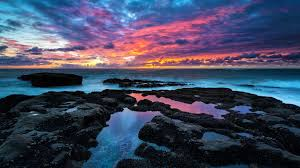
#> input picture test2.jpeg, 300 x 168 px
$ python main.py   (older library calls are emulated)
#> lines starting #> are read from the running program, lines starting #| are printed output that depends on the picture
### utils.py
import cv2
import numpy as np
from scipy.stats import skew
import random as rd

def crop_to_original(image, original_height, original_width):
    """Crop the image back to its original size."""
    return image[:original_height, :original_width]

def pad_to_square(image):
    """Pad the image to make it square."""
    height, width, _ = image.shape
    if height == width:
        return image, height, width  # Already square

    size = max(height, width)
    padded_image = np.zeros((size, size, 3), dtype=image.dtype)
    padded_image[:height, :width] = image
    return padded_image, height, width

def compute_lorenz_parameters(image):
    """
    Compute Lorenz Map initial parameters (x, y, z) for the input color image.
    Parameters are derived from the grayscale version for simplicity.
    """
    # Convert to grayscale
    gray = cv2.cvtColor(image, cv2.COLOR_RGB2GRAY)
    gray = gray / 255.0

    # Mean Gradient Magnitude (x)
    sobel_x = cv2.Sobel(gray, cv2.CV_64F, 1, 0, ksize=3)
    sobel_y = cv2.Sobel(gray, cv2.CV_64F, 0, 1, ksize=3)
    gradient_magnitude = np.sqrt(sobel_x**2 + sobel_y**2)
    x = np.mean(gradient_magnitude)

    # Standard Deviation of Pixel Intensities (y)
    y = np.std(gray)

    # Skewness of Pixel Distribution (z)
    z = skew(gray.flatten())

    # Normalize x, y, z to ensure they are in a consistent range
    x = x / np.max(gradient_magnitude) if np.max(gradient_magnitude) != 0 else x
    y = y / np.max(gray) if np.max(gray) != 0 else y
    z = (z + 10) / 20  # Shift skewness to fit into [0, 1]

    # Calculate the correlation between adjacent pixels
    # Flatten the Sobel images for correlation calculation
    sobel_x_flat = sobel_x.flatten()
    sobel_y_flat = sobel_y.flatten()

    # Compute the Pearson correlation coefficient between the x and y gradients
    correlation = np.corrcoef(sobel_x_flat, sobel_y_flat)[0, 1]

    # Normalize the correlation to be between 0.001 and 0.1 for dt
    dt = (correlation + 1) / 2 * 0.099 + 0.001  # Scale to [0.001, 0.1]

    return x, y, z, dt

def logistic_map(seed, length):
    logistic_sequence = []
    x = seed[0]
    r = rd.uniform(3.57,4)
    for _ in range(length):
        x_new = r * x * (1-x)
        logistic_sequence.append(x_new)
    return logistic_sequence

### ACM_Lorenz.py
import numpy as np

def lorenz_map(seed, length):
    """Generates Lorenz chaotic sequence values for a given seed."""
    sigma, rho, beta = 10.0, 35.0, 8.0 / 3.0
    x, y, z, dt = seed
    dx_sequence, dy_sequence, dz_sequence = [], [], []

    # Define capping limits for dx, dy, dz
    cap_value = 1e50

    for _ in range(length):
        dx = sigma * (y - x) * dt
        dy = (x * (rho - z) - y) * dt
        dz = (x * y - beta * z) * dt

        # Cap the values to prevent extreme growth
        dx = min(dx, cap_value)
        dy = min(dy, cap_value)
        dz = min(dz, cap_value)

        # Update the Lorenz system state
        x += dx
        y += dy
        z += dz

        # Append chaotic values
        dx_sequence.append(abs(round(dx)))
        dy_sequence.append(abs(round(dy)))
        dz_sequence.append(abs(round(dz)))

    return dx_sequence, dy_sequence, dz_sequence

# [32 lines left out: functions arnold_cat_map, inverse_arnold_cat_map, not called in this run]

### main.py
import cv2
import numpy as np
import matplotlib.pyplot as plt
import random as rd
from Crypto.Cipher import AES
from  utils import crop_to_original, pad_to_square, compute_lorenz_parameters, logistic_map
from ACM_Lorenz import lorenz_map, arnold_cat_map, inverse_arnold_cat_map

def aes_encrypt_image(image, key, iv):
    """
    Encrypts an image using AES (CBC mode) while preserving its structure.
    Each channel is encrypted independently.
    """
    h, w, c = image.shape
    cipher = AES.new(key, AES.MODE_CBC, iv)

    # Encrypt each channel independently
    encrypted_channels = []
    for i in range(c):
        # Flatten the channel and pad to a multiple of block size
        flat_channel = image[:, :, i].flatten()
        padding_length = 16 - (len(flat_channel) % 16)
        flat_channel = np.pad(flat_channel, (0, padding_length), mode='constant', constant_values=0)

        # Encrypt the flattened channel
        encrypted_data = cipher.encrypt(flat_channel.tobytes())

        # Convert back to array
        encrypted_channel = np.frombuffer(encrypted_data, dtype=np.uint8)[:h * w]
        encrypted_channels.append(encrypted_channel.reshape(h, w))

    # Stack the channels back
    encrypted_image = np.stack(encrypted_channels, axis=-1)
    return encrypted_image

def aes_decrypt_image(encrypted_image, key, iv):
    """
    Decrypts an AES-encrypted image channel by channel.
    """
    h, w, c = encrypted_image.shape
    cipher = AES.new(key, AES.MODE_CBC, iv)

    # Decrypt each channel independently
    decrypted_channels = []
    for i in range(c):
        # Flatten the encrypted channel
        flat_channel = encrypted_image[:, :, i].flatten()

        # Decrypt the flattened channel
        decrypted_data = cipher.decrypt(flat_channel.tobytes())

        # Remove padding (if any)
        decrypted_channel = np.frombuffer(decrypted_data, dtype=np.uint8)[:h * w]
        decrypted_channels.append(decrypted_channel.reshape(h, w))

    # Stack the channels back
    decrypted_image = np.stack(decrypted_channels, axis=-1)
    return decrypted_image

def main(image_path):
    # Load the image
#> called with image_path = 'test2.jpeg'
    image = cv2.imread(image_path)
#> image is the input picture: shape (168, 300, 3); mean B, G, R 95.6, 71.3, 65.1
    image = cv2.cvtColor(image, cv2.COLOR_BGR2RGB)  # Convert to RGB
    padded_image, original_height, original_width =  pad_to_square(image)
#> in pad_to_square, `padded_image[:height, :width] = image`:
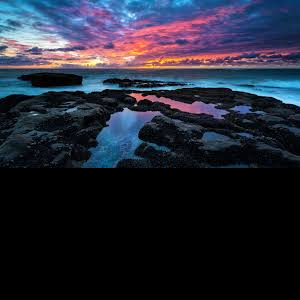
#> padded_image: shape (300, 300, 3); mean R, G, B 36.5, 39.9, 53.6
#> original_height = 168; original_width = 300

    # Parameters
    x, y, z, dt = compute_lorenz_parameters(image)
#> in compute_lorenz_parameters, `gray = cv2.cvtColor(image, cv2.COLOR_RGB2GRAY)`:
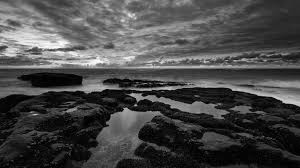
#> gray: shape (168, 300); min 0, max 254, mean 72.2
#> in compute_lorenz_parameters, `sobel_x = cv2.Sobel(gray, cv2.CV_64F, 1, 0, ksize=3)`:
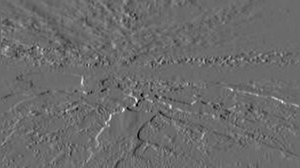
#> sobel_x: shape (168, 300) float64; min -1.75, max 2.4, mean -0.00232; drawn with min black and max white
#> in compute_lorenz_parameters, `sobel_y = cv2.Sobel(gray, cv2.CV_64F, 0, 1, ksize=3)`:
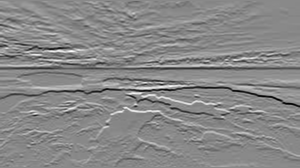
#> sobel_y: shape (168, 300) float64; min -3.03, max 2.61, mean -0.0121; drawn with min black and max white
#> in compute_lorenz_parameters, `gradient_magnitude = np.sqrt(sobel_x**2 + sobel_y**2)`:
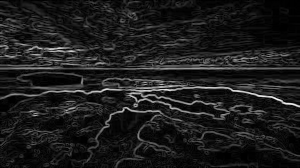
#> gradient_magnitude: shape (168, 300) float64; min 0, max 3.22, mean 0.363; drawn with min black and max white
#> in compute_lorenz_parameters, `x = np.mean(gradient_magnitude)`: x = 0.363
#> in compute_lorenz_parameters, `y = np.std(gray)`: y = 0.21
#> in compute_lorenz_parameters, `z = skew(gray.flatten())`: z = 0.633
#> in compute_lorenz_parameters, `x = x / np.max(gradient_magnitude) if np.max(gradient_magnitude) != 0 ..`: x = 0.113
#> in compute_lorenz_parameters, `y = y / np.max(gray) if np.max(gray) != 0 else y`: y = 0.211
#> in compute_lorenz_parameters, `z = (z + 10) / 20`: z = 0.532
#> in compute_lorenz_parameters, `correlation = np.corrcoef(sobel_x_flat, sobel_y_flat)[0, 1]`: correlation = -0.0502
#> in compute_lorenz_parameters, `dt = (correlation + 1) / 2 * 0.099 + 0.001`: dt = 0.048
#> x = 0.113; y = 0.211; z = 0.532; dt = 0.048
    seed = (x, y, z, dt)
#> seed = (0.113, 0.211, 0.532, 0.048)

    # Generate a random AES key and IV
    key_bytes1 = np.array(logistic_map(seed, 32),dtype=np.float32)*255
#> in logistic_map, `x = seed[0]`: x = 0.113
#> after the loop in logistic_map, `for _ in range(length):`: logistic_sequence = 32 values from 0.393 to 0.393
#> key_bytes1 = 32 values from 100.3 to 100.3
    iv_bytes1 = np.array(logistic_map(seed, 16),dtype=np.float32)*255
#> iv_bytes1 = [99.38, 99.38, 99.38, 99.38, 99.38, 99.38, 99.38, 99.38, 99.38, 99.38, 99.38, 99.38, 99.38, 99.38, 99.38, 99.38]

    key1=bytes(key_bytes1.astype(np.uint8))
    iv1=bytes(iv_bytes1.astype(np.uint8))

    # Generate a random AES key and IV
    key_bytes2 = np.array(logistic_map(seed, 32),dtype=np.float32)*255
#> key_bytes2 = 32 values from 95.68 to 95.68
    iv_bytes2 = np.array(logistic_map(seed, 16),dtype=np.float32)*255
#> iv_bytes2 = [93.91, 93.91, 93.91, 93.91, 93.91, 93.91, 93.91, 93.91, 93.91, 93.91, 93.91, 93.91, 93.91, 93.91, 93.91, 93.91]

    key2=bytes(key_bytes2.astype(np.uint8))
    iv2=bytes(iv_bytes2.astype(np.uint8))

    # Generate Lorenz sequences
    length = rd.randint(20,50)
    dx_sequence, dy_sequence, dz_sequence = lorenz_map(seed, length)
#> in lorenz_map, `x, y, z, dt = seed`: x = 0.113; y = 0.211; z = 0.532; dt = 0.048
#> the loop in lorenz_map, `for _ in range(length):` made 36 passes
#> (dx, dy, dz, x, y, z) on passes 1 to 12: (0.0471, 0.176, -0.0669, 0.16, 0.387, 0.465), (0.109, 0.246, -0.0565, 0.269, 0.634, 0.408), (0.175, 0.416, -0.0441, 0.444, 1.05, 0.364), (0.291, 0.688, -0.0242, 0.735, 1.74, 0.34), (0.482, 1.14, 0.0179, 1.22, 2.88, 0.358), (0.798, 1.89, 0.122, 2.01, 4.76, 0.48), (1.32, 3.11, 0.399, 3.34, 7.88, 0.88), (2.18, 5.09, 1.15, 5.52, 12.96, 2.03), (3.57, 8.11, 3.17, 9.09, 21.07, 5.2), (5.75, 11.99, 8.53, 14.84, 33.06, 13.73), (8.75, 13.57, 21.8, 23.59, 46.63, 35.53), (11.06, -2.84, 48.27, 34.65, 43.79, 83.8)
#> (dx, dz, x, y, z) on passes 26 to 31: (7.3e+49, 1e+50, 1.21e+50, 3e+50, -6.29e+61), (8.59e+49, 1e+50, 2.07e+50, 4e+50, -6.29e+61), (9.27e+49, 1e+50, 3e+50, 5e+50, -6.29e+61), (9.62e+49, 1e+50, 3.96e+50, 6e+50, -6.29e+61), (9.8e+49, 1e+50, 4.94e+50, 7e+50, -6.29e+61), (9.9e+49, 1e+50, 5.93e+50, 8e+50, -6.29e+61)
#> after the loop in lorenz_map, `for _ in range(length):`: dx_sequence = 36 items, first 6: 0, 0, 0, 0, 0, 1; dy_sequence = 36 items, first 6: 0, 0, 0, 1, 1, 2; dz_sequence = 36 items, first 6: 0, 0, 0, 0, 0, 0; x = 1.09e+51; y = 1.3e+51; z = -6.29e+61
#> dx_sequence = 36 items, first 6: 0, 0, 0, 0, 0, 1; dy_sequence = 36 items, first 6: 0, 0, 0, 1, 1, 2; dz_sequence = 36 items, first 6: 0, 0, 0, 0, 0, 0
    acm_iterations = length

    # Encrypt the image using AES before scrambling
    encrypted_image1 = aes_encrypt_image(padded_image, key1, iv1)

    # Scramble using ACM
    scrambled_image = arnold_cat_map(encrypted_image1, acm_iterations, dx_sequence, dy_sequence)

    # Encrypt the image using AES after scrambling
    encrypted_image2 = aes_encrypt_image(scrambled_image, key2, iv2)

    dx_sequence.reverse()
    dy_sequence.reverse()

    # Decrypt the image before unscrambling
    decrypted_image1 = aes_decrypt_image(encrypted_image2, key2, iv2)

    # Reverse ACM scrambling
    descrambled_image = inverse_arnold_cat_map(decrypted_image1, acm_iterations, dx_sequence, dy_sequence)

    # Decrypt the image after unscrambling
    decrypted_image2 = aes_decrypt_image(descrambled_image, key1, iv1)

    cropped_image = crop_to_original(decrypted_image2, original_height, original_width)

    # Display images
    plt.figure(figsize=(12, 8))
    plt.subplot(3, 3, 1)
    plt.imshow(image)
    plt.title("Original Image")
    plt.axis('off')

    plt.subplot(3, 3, 2)
    plt.imshow(encrypted_image1)
    plt.title("Encrypted Image 1")
    plt.axis('off')

    plt.subplot(3, 3, 3)
    plt.imshow(scrambled_image)
    plt.title("Scrambled Image")
    plt.axis('off')

    plt.subplot(3, 3, 4)
    plt.imshow(encrypted_image2)
    plt.title("Encrypted Image 2")
    plt.axis('off')

    plt.subplot(3, 3, 5)
    plt.imshow(decrypted_image1)
    plt.title("Decrypted Image 1")
    plt.axis('off')

    plt.subplot(3, 3, 6)
    plt.imshow(descrambled_image)
    plt.title("Descrambled Image")
    plt.axis('off')

    plt.subplot(3, 3, 7)
    plt.imshow(decrypted_image2)
    plt.title("Decrypted Image 2")
    plt.axis('off')

    plt.subplot(3, 3, 8)
    plt.imshow(cropped_image)
    plt.title("Cropped Image")
    plt.axis('off')

    plt.tight_layout()
    plt.show()

# Run the program
main("test2.jpeg")
#> (the call stopped at in aes_encrypt_image, `cipher = AES.new(key, AES.MODE_CBC, iv)`: Crypto is not available in this run)
